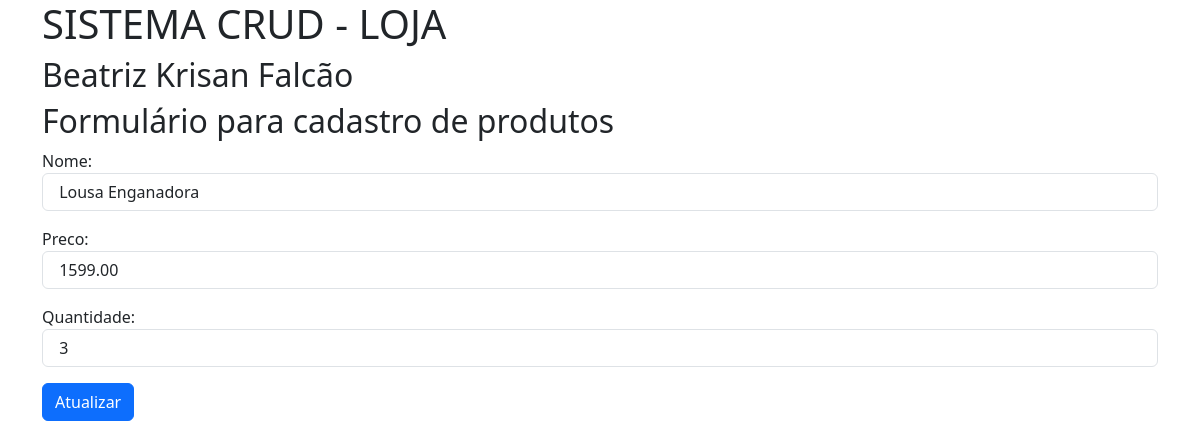
Page /form_atualiza.php?id=1 on the earlier database version.
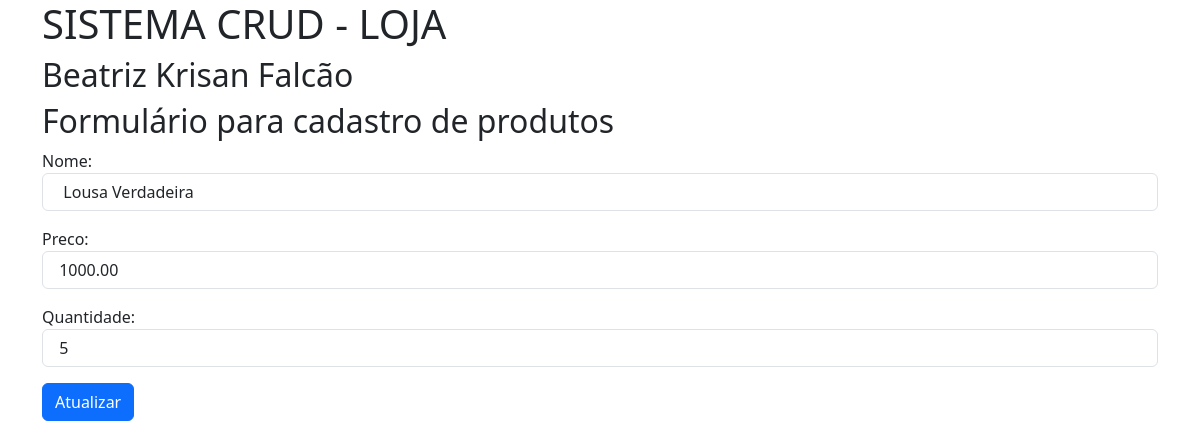
Same page on the later database version.
### tables this page shows
CREATE TABLE `produtos` (
  `id` int(11) NOT NULL,
  `nome` varchar(255) NOT NULL,
  `preco` decimal(10,2) NOT NULL,
  `quantidade` int(11) NOT NULL
);

### form_atualiza.php (the view, shortened to what this page needs)
<?php
    include'pedaco.php';
    $id= $_GET['id'];
?>
    <div class="container">
        <h2>Formulário para cadastro de produtos</h2>
        <form action="atualizar.php?id= <?php echo $id ?> "method="POST">
        <?php
            require 'conexao.php';
            $sql = "SELECT * FROM produtos WHERE id = $id";
            $stmt = $pdo->query($sql);
            $produto = $stmt->fetch(PDO::FETCH_ASSOC);
        ?>
            <div class="mb-3">
               Nome: <input type="text" value=" <?php echo $produto['nome']; ?> " class="form-control" name="nome_novo">
            </div>
            <div class="mb-3">
               Preco: <input type="text" value=" <?php echo $produto['preco']; ?> " class="form-control" name="preco_novo">
            </div>
            <div class="mb-3">
              Quantidade:  <input type="text" value=" <?php echo $produto['quantidade']; ?> " class="form-control" name="quantidade_novo">
            </div>
            <button type="submit" class="btn btn-primary">Atualizar</button>
        </form>
    </div>
</body>
</html>

Differences in the rows shown:
changed produtos: nome_novo "Lousa Enganadora" → "Lousa Verdadeira"; preco_novo "1599.00" → "1000.00"; quantidade_novo "3" → "5"
